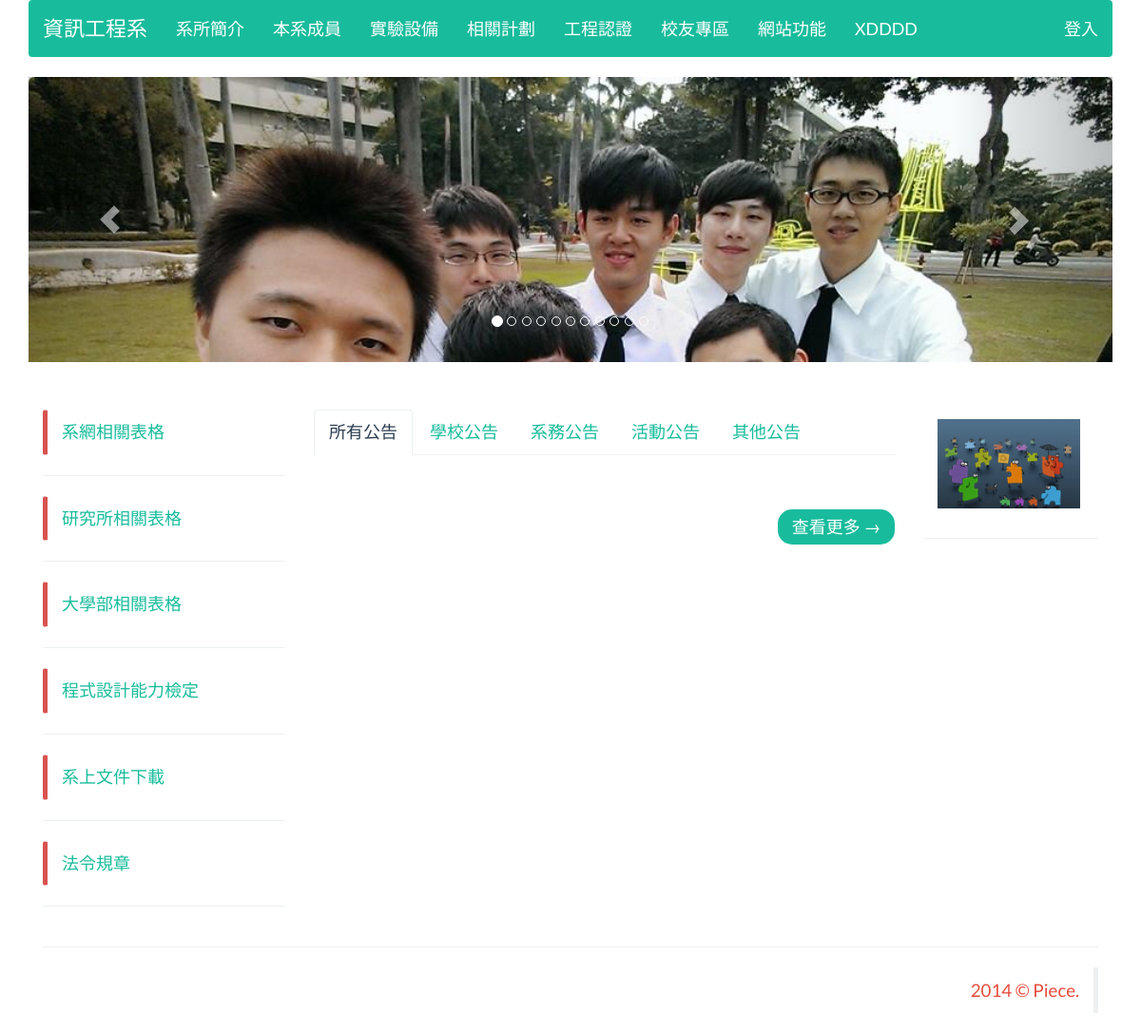
The page / on the database its author committed.
### tables this page shows
CREATE TABLE IF NOT EXISTS `page` (
`pageId` int(11) NOT NULL,
  `pageName` varchar(100) NOT NULL,
  `pageClass` varchar(100) NOT NULL,
  `pageContent` text NOT NULL
);

CREATE TABLE IF NOT EXISTS `page_category` (
`pageClass` int(11) NOT NULL,
  `pageClassName` varchar(100) NOT NULL
);

CREATE TABLE IF NOT EXISTS `file_category` (
`fileClass` int(11) NOT NULL,
  `fileClassName` varchar(100) NOT NULL
);

CREATE TABLE IF NOT EXISTS `advertisment` (
`adId` int(11) NOT NULL,
  `logoPath` varchar(100) NOT NULL COMMENT 'logo儲存位置',
  `logoUrl` varchar(100) NOT NULL COMMENT 'logo網址',
  `logoTitle` varchar(50) NOT NULL COMMENT 'logo描述'
);

### application/controllers/welcome.php (called while the page is built, shortened)
<?php if ( ! defined('BASEPATH')) exit('No direct script access allowed');
class Welcome extends MY_Controller {
	function __construct(){
		parent::__construct();
	}
	public function index(){
		$this->load->model('advertisment_model');
		$adQuery = $this->advertisment_model->select_ad_data();
		$this->load->view('index', array(
			'adQuery' => $adQuery,
			'asideQuery' => $this->asideQuery,
			'headerQuery' => $this->headerQuery
			));
		return true;
	}
}

### index.php (called while the page is built, shortened)
<?php
require_once BASEPATH.'core/CodeIgniter.php';

### application/models/header_model.php (called while the page is built, shortened)
<?php if ( ! defined('BASEPATH')) exit('No direct script access allowed');
class header_model extends CI_Model{
	function select_header_data_by_page_category(){
		$this->db->select('*');
		$this->db->from('page');
		$this->db->join('page_category', 'page.pageClass = page_category.pageClass');
		$this->db->order_by("page_category.pageClass","asc");
		$query = $this->db->get();
		return $query->result();
	}
}

### application/core/MY_Controller.php (called while the page is built, shortened)
<?php if ( ! defined('BASEPATH')) exit('No direct script access allowed');
class MY_Controller extends CI_Controller {
	function __construct(){
		$this->header();
		$this->aside();
	}
	protected function header(){
		$this->headerQuery = $this->header_model->select_header_data_by_page_category();
		return true;
	}
	protected function aside(){
		$this->asideQuery = $this->aside_model->select_file();
		return true;
	}
}

### application/libraries/Session.php (called while the page is built, shortened)
<?php if ( ! defined('BASEPATH')) exit('No direct script access allowed');
class Session
{
    protected $store = array();
    public function userdata($value)
    {
        if (isset($this->store[$value])) {
            return $this->store[$value];
        } else {
            return false;
        }
    }
    public function set_userdata($data = array(), $value = '')
    {
        if (is_string($data)) {
            $data = array($data => $value);
        }
        foreach ($data as $key => $val) {
            $this->store[$key] = $val;
        }
    }
}

### application/models/aside_model.php (called while the page is built, shortened)
<?php if ( ! defined('BASEPATH')) exit('No direct script access allowed');
class Aside_model extends CI_Model{
	function select_file(){
		$this->db->select('fileClass AS asideValue, fileClassName AS asideName');
		$this->db->from('file_category');
		$this->db->order_by("fileClass","desc");
		$query = $this->db->get();
		foreach ($query->result() as $key => $value) {
			$value->asideValue = 'file/download/'.$value->asideValue;
		}
		return $query->result();
	}
}

### application/models/advertisment_model.php (called while the page is built, shortened)
<?php if ( ! defined('BASEPATH')) exit('No direct script access allowed');
class Advertisment_model extends CI_Model{
	function select_ad_data(){
		$this->db->order_by("adId","desc");
		$query = $this->db->get('advertisment');
		return $query->result();
	}
}

### application/views/index.php (the view, shortened to what this page needs)
<? @require_once('templates/_header.php');?>
<article class="row">
  <section class="col-xs-12 col-sm-12 col-md-9 wow fadeInUp">
    <ul class="nav nav-tabs" style="margin-bottom: 15px;">
      <li class="active"><a href="#all" data-toggle="tab" id="all_btn">所有公告</a></li>
      <li><a href="#school" data-toggle="tab" id="school_btn">學校公告</a></li>
      <li><a href="#csie" data-toggle="tab" id="csie_btn">系務公告</a></li>
      <li><a href="#activity" data-toggle="tab" id="activity_btn">活動公告</a></li>
      <li><a href="#other" data-toggle="tab" id="other_btn">其他公告</a></li>
    </ul>
    <div id="myTabContent" class="tab-content">
      <div class="tab-pane fade active in" id="all">
        <ul class="pager pull-right"><li><a href="<?= base_url('news/newslist')?>">查看更多 &rarr;</a></li></ul>
      </div>
    </div>
  </section>
  <aside class="hidden-xs hidden-sm col-md-3 wow fadeInRight">
    <ul class="nav nav-pills nav-stacked">
      <?php $delay = 0;?>
      <?php foreach ($adQuery as $key => $value): ?>
        <li class="wow bounceIn" data-wow-delay="<?= $delay+=0.1?>s" data-wow-offset="-9999"><a href="<?= $value->logoUrl?>">
          <img src="<?=base_url($value->logoPath)?>" class="img-responsive" style="width: 150px;"></a>
        </li>
        <hr>
      <?php endforeach ?>
    </ul>
  </aside>
</article>
<? @require_once('templates/_footer.php');?>

### application/views/templates/_header.php (shortened to what this page needs)
<!DOCTYPE html>
<html>
<head>
  <link rel="stylesheet" type="text/css" href="<?=base_url('asset/css/flatly.bootstrap.min.css')?>">
  <link rel="stylesheet" type="text/css" href="<?=base_url('asset/css/font-awesome.min.css')?>">
  <link rel="stylesheet" type="text/css" href="<?=base_url('asset/css/menu.css')?>">
  <link rel="stylesheet" type="text/css" href="<?=base_url('asset/css/animate.css')?>">
  <link rel="stylesheet" type="text/css" href="<?=base_url('asset/css/piece.css')?>">
</head>
<body>
<div class="container">
<header class="row" style="margin: 0 0 50px 0;">
  <nav class="navbar navbar-default navbar-inverse" role="navigation" id="nav" style="z-index:1;">
    <div class="navbar-header">
      <a class="navbar-brand" href="<?= base_url('')?>">資訊工程系</a>
    </div>
    <div class="collapse navbar-collapse" id="bs-example-navbar-collapse-1">
      <ul class="nav navbar-nav">
        <ul class="hidden"><li>
        <?php $delay = 0;?>
        <?php $temp = -1?>
        <?php $animate_string = array('bounce', 'flash', 'pulse', 'bounceIn')?>
        <?php $animate_string = $animate_string[array_rand($animate_string)]?>
        <?php foreach ($headerQuery as $key => $value): ?>
          <?php if ($value->pageClass != $temp): ?>
            </ul></li>
            <li class="dropdown wow <?= $animate_string?>" data-wow-delay="<?=$delay+=0.1?>s">
            <a href="#" class="dropdown-toggle btn-hover-success" data-toggle="dropdown"><?= $value->pageClassName?></a>
            <ul class="dropdown-menu wow flipInX">
          <?php endif ?>
          <?php $temp = $value->pageClass; ?>
        <?php endforeach ?>
      </ul></li></ul>
      <?php if ( ! $this->session->userdata('account')): ?>
        <ul class="nav navbar-nav navbar-right">
          <li><a href="#"  data-toggle="modal" data-target="#login_btn">登入</a></li>
        </ul>
      <?php else: ?>
        <ul class="nav navbar-nav navbar-right">
          <li><a href="<?= base_url('user/logout')?>" >您好~ <?= $this->session->userdata('name')?> 登出</a></li>
        </ul>
      <?php endif ?>
    </div>
  </nav>
  <div id="carousel-example-generic" class="carousel slide" data-ride="carousel">
    <ol class="carousel-indicators">
      <li data-target="#carousel-example-generic" data-slide-to="0" class="active"></li>
      <li data-target="#carousel-example-generic" data-slide-to="1"></li>
      <li data-target="#carousel-example-generic" data-slide-to="2"></li>
      <li data-target="#carousel-example-generic" data-slide-to="3"></li>
      <li data-target="#carousel-example-generic" data-slide-to="4"></li>
      <li data-target="#carousel-example-generic" data-slide-to="5"></li>
      <li data-target="#carousel-example-generic" data-slide-to="6"></li>
      <li data-target="#carousel-example-generic" data-slide-to="7"></li>
      <li data-target="#carousel-example-generic" data-slide-to="8"></li>
      <li data-target="#carousel-example-generic" data-slide-to="9"></li>
      <li data-target="#carousel-example-generic" data-slide-to="10"></li>
    </ol>
    <div class="carousel-inner" role="listbox" style="height: 300px;">
      <div class="item active">
        <img src="<?=base_url('asset/img/banner/1.jpg')?>" class="img-rounded" alt="..." style="width:100%; height: 100%;">
      </div>
    </div>
    <a class="left carousel-control" href="#carousel-example-generic" role="button" data-slide="prev">
      <span class="glyphicon glyphicon-chevron-left" aria-hidden="true"></span>
    </a>
    <a class="right carousel-control" href="#carousel-example-generic" role="button" data-slide="next">
      <span class="glyphicon glyphicon-chevron-right" aria-hidden="true"></span>
    </a>
  </div>
</header>
<aside class="col-xs-12 col-sm-3 col-md-3">
  <ul class="nav nav-pills nav-stacked hidden-xs" >
    <?php $delay = 0;?>
    <?php foreach ($asideQuery as $key => $value): ?>
      <li class="wow slideInLeft" data-wow-delay="<?=$delay+=0.1?>s" data-wow-offset="-999" style="border: 1px solid #fff; border-radius:3px; border-left-color: #d9534f; border-left-width: 5px;">
        <a href="<?= base_url($value->asideValue)?>"><?= $value->asideName;?></a>
      </li>
      <hr>
    <?php endforeach ?>
  </ul>
</aside>
<div class="col-xs-12 col-sm-9 col-md-9">

### rows shown on the page
page: page_category.pageClassName "系所簡介"
page: page_category.pageClassName "本系成員"
page: page_category.pageClassName "實驗設備"
page: page_category.pageClassName "相關計劃"
page: page_category.pageClassName "工程認證"
page: page_category.pageClassName "校友專區"
page: page_category.pageClassName "網站功能"
page: page_category.pageClassName "XDDDD"
file_category: fileClassName "系網相關表格"
file_category: fileClassName "研究所相關表格"
file_category: fileClassName "大學部相關表格"
file_category: fileClassName "程式設計能力檢定"
file_category: fileClassName "系上文件下載"
file_category: fileClassName "法令規章"
advertisment: logoPath (picture)
